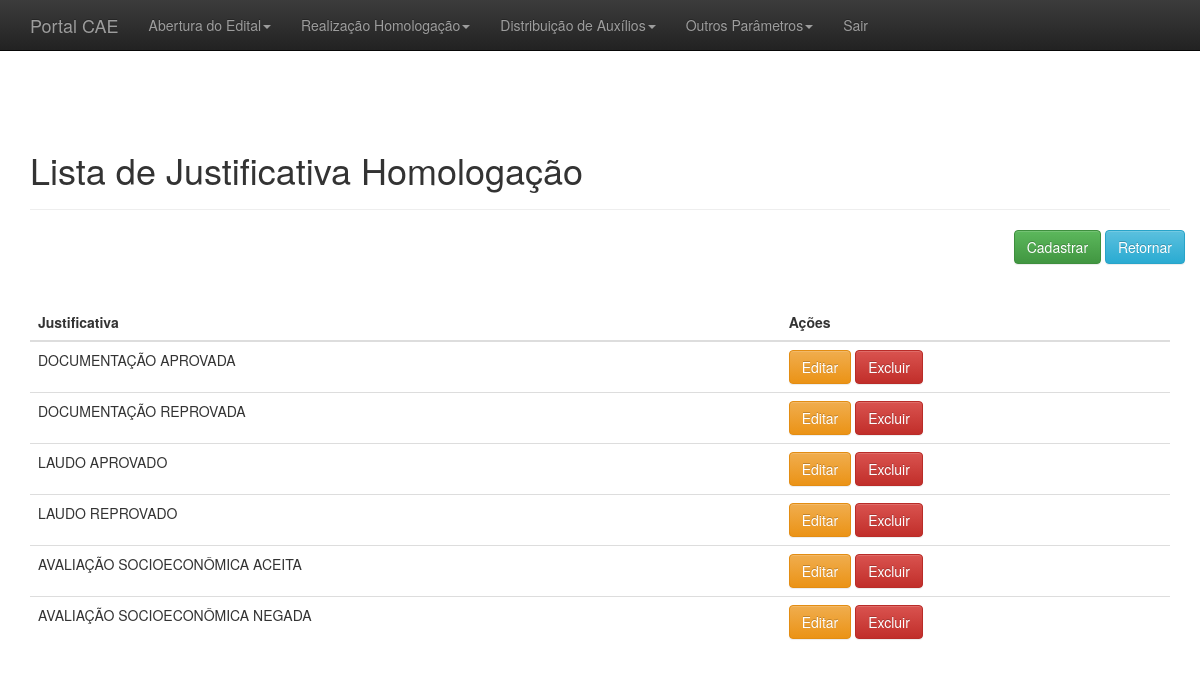
The page /adm/listar_justificativa.php on the database its author committed.
### tables this page shows
CREATE TABLE `justificativa` (
  `id` int(11) NOT NULL,
  `justificativa` varchar(255) DEFAULT NULL
);

### adm/listar_justificativa.php (the view, shortened to what this page needs)
<?php
include_once("conexao.php");
include_once("header_adm.php");
include_once("menu_admin.php");
?>
<?php
$resultado = mysqli_query($conectar,"SELECT * FROM justificativa");
?>
<br>
<br>
<div class="container theme-showcase" role="main">
	<div class="page-header">
		<h1>Lista de Justificativa Homologação</h1>
	</div>
	<div class="row espaco">
		<div class="pull-right">
			<a href='cad_justificativa.php'><button type='button' class='btn btn-success'>Cadastrar</button></a>
			<a href='administrativo.php'><button type='button' class='btn btn-info'>Retornar</button></a>
		</div>
	</div>
	<br>
	<div class="row">
		<div class="col-md-12">
			<table class="table">
				<thead>
					<tr>
						<th>Justificativa</th>
						<th>Ações</th>
					</tr>
				</thead>
				<tbody>
					<?php while($linhas = mysqli_fetch_array($resultado)){
						echo "<tr>";
							echo "<td>".$linhas["justificativa"]."</td>";?>
							<td>
								<a href="editar_justificativa.php?id=<?php echo $linhas['id'];?>"><button type='button' class='btn btn-warning'>Editar</button></a>
								<a href="processa/proc_apagar_justificativa.php?id=<?php echo $linhas['id'];?>"><button type='button' class='btn btn-danger'>Excluir</button></a>
							</td>
						<?php echo "</tr>";
					}?>
				</tbody>
			</table>
		</div>
	</div>
</div>
<?php
include_once("footer_adm.php");
?>

### adm/css/theme.css (style rules this page uses)
body { padding-top: 70px; padding-bottom: 30px; }
.espaco { margin-bottom:20px; }

### rows shown on the page
justificativa: justificativa "DOCUMENTAÇÃO APROVADA"
justificativa: justificativa "DOCUMENTAÇÃO REPROVADA"
justificativa: justificativa "LAUDO APROVADO"
justificativa: justificativa "LAUDO REPROVADO"
justificativa: justificativa "AVALIAÇÃO SOCIOECONÔMICA ACEITA"
justificativa: justificativa "AVALIAÇÃO SOCIOECONÔMICA NEGADA"
